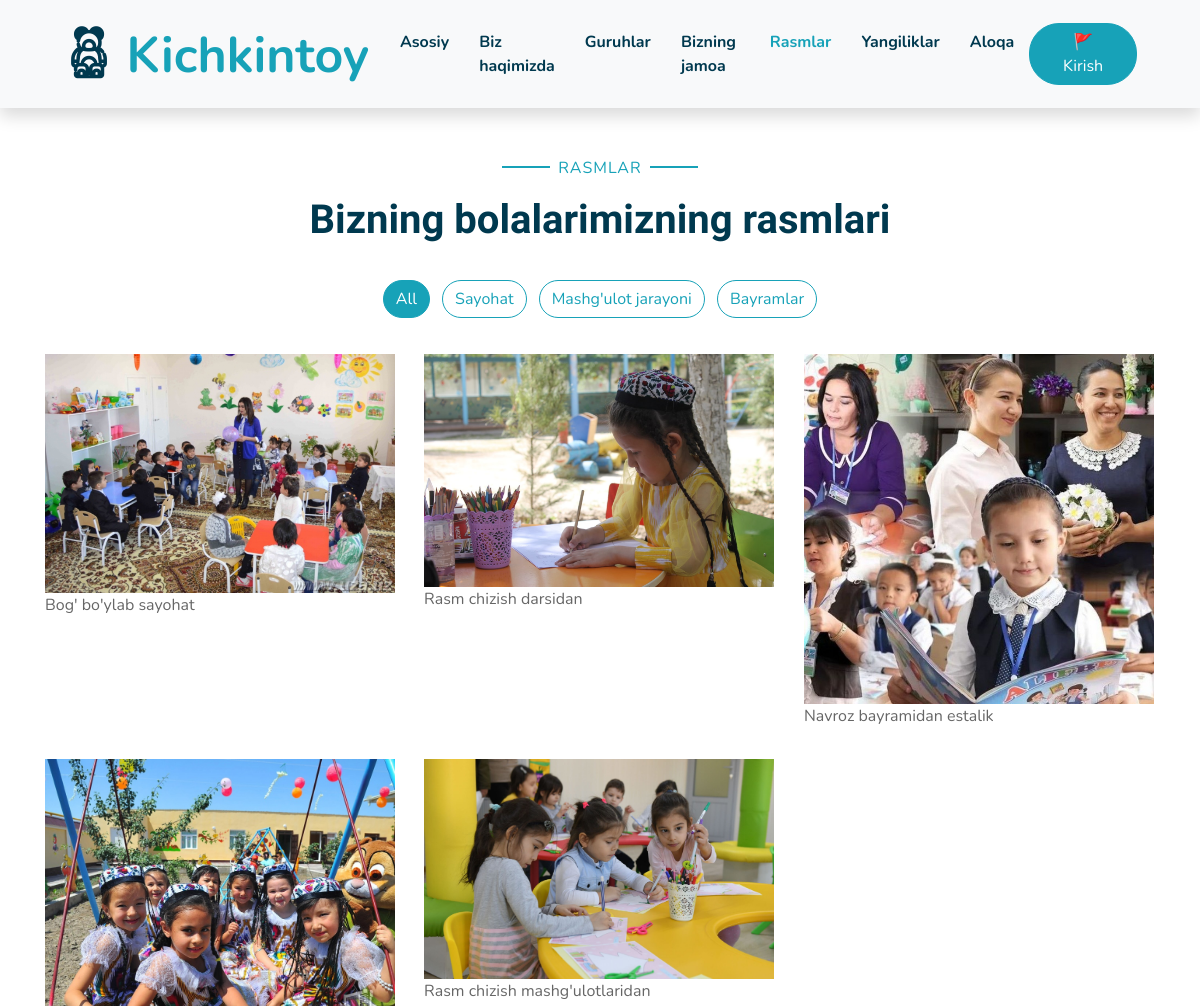
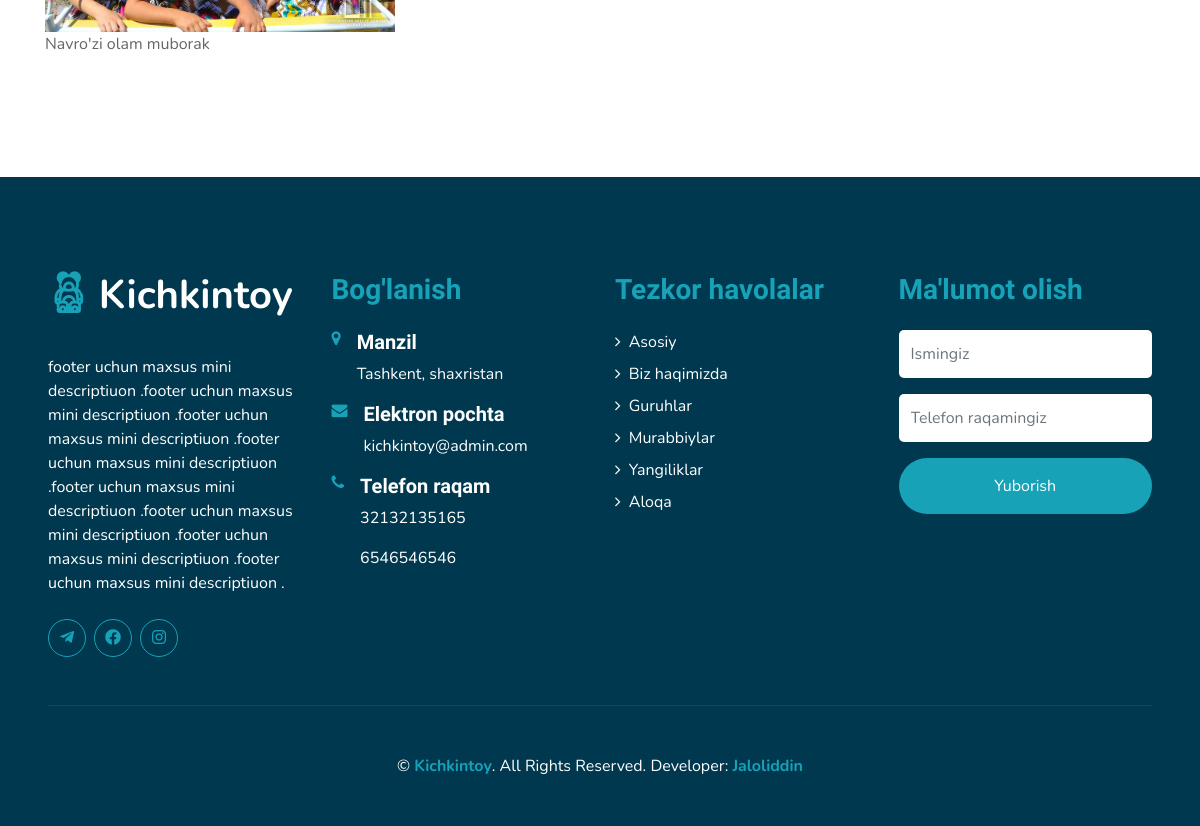
Page /galery/ on the committed database (2 pictures, top to bottom).
### kichkintoy/models.py (models this page shows, shortened)
class Photo_categories(models.Model):
    class Meta:
        verbose_name = "Photo_category"
        verbose_name_plural = "Photos_category"
    category = models.CharField(max_length=200, null=True, blank=True)

class Photo(models.Model):
    class Meta:
        verbose_name = "Photo"
        verbose_name_plural = "Photos"
    category = models.ForeignKey('Photo_categories', on_delete=models.CASCADE)
    title = models.CharField(max_length=200, null=True, blank=True)
    photo = models.ImageField(upload_to="photos/gallery/", null=True, blank=True)

class Contacts(models.Model):
    class Meta:
        verbose_name = 'Contact'
        verbose_name_plural = 'Contacts'
    mini_description = RichTextField(null=True, blank=True)
    address = models.CharField(max_length=400, null=True, blank=True)
    email = models.EmailField()
    phone_1 = models.CharField(max_length=20, null=True, blank=True)
    phone_2 = models.CharField(max_length=20, null=True, blank=True)
    work_days = models.CharField(max_length=50, null=True, blank=True)
    work_time = models.CharField(max_length=50, null=True, blank=True)
    insta_lik = models.CharField(max_length=400, null=True, blank=True)
    telegram_link = models.CharField(max_length=400, null=True, blank=True)
    facebook_link = models.CharField(max_length=400, null=True, blank=True)

### kichkintoy/views.py (the view)
# urls.py: path('galery/', galery, name="galery"),
def galery(request):
    photos = Photo.objects.all()
    contacts = Contacts.objects.all()[0]
    categories = Photo_categories.objects.all()
    category_filter = request.GET.get('category')
    if category_filter:
        ctg = Photo_categories.objects.get(category=category_filter)
        photos = Photo.objects.filter(category=ctg.pk)
    context = {
        'photos': photos,
        'contacts': contacts,
        'categories': categories,
        'category_filter': category_filter,
    }
    if request.method == 'POST':
        name = request.POST['name']
        phone = request.POST['phone']
        group = "Ma'lumot olish uchun"
        my_model_obj = Booking_grop(
            name=name,
            phone=phone,
            group=group
            )
        my_model_obj.save()
        return redirect('/galery/' )
    else:
        return render(request, 'gallery.html', context)

### templates/gallery.html (shortened to what this page needs)
{% extends 'base.html' %}
{% load static %}
{% block activ_title %}
<a href="{% url 'home' %}" class="nav-item nav-link ">Asosiy</a>
<a href="{% url 'about' %}" class="nav-item nav-link ">Biz haqimizda</a>
<a href="{% url 'class' %}" class="nav-item nav-link ">Guruhlar</a>
<a href="{% url 'team' %}" class="nav-item nav-link ">Bizning jamoa</a>
<a href="{% url 'galery' %}" class="nav-item nav-link active">Rasmlar</a>
<a href="{% url 'article' %}" class="nav-item nav-link " >Yangiliklar</a>
<a href="{% url 'contact' %}" class="nav-item nav-link">Aloqa</a>
{% endblock activ_title %}
{% block content %}
    <div class="container-fluid pt-5 pb-3">
        <div class="container">
            <div class="text-center pb-2">
                <p class="section-title px-5"><span class="px-2">Rasmlar</span></p>
                <h1 class="mb-4">Bizning bolalarimizning rasmlari</h1>
            </div>
            <div class="row">
                <div class="col-12 text-center mb-2">
                    <ul class="list-inline mb-4" id="portfolio-flters">
                        <a href="{% url 'galery' %}">
                            {% if category_filter %}
                                <li class="btn btn-outline-primary m-1 " >
                                All
                            </li>
                            {% else %}
                            <li class="btn btn-outline-primary m-1 active" >
                                All
                            </li>
                            {% endif %}
                        </a>
                        {% for category in categories %}
                            <a href="?category={{ category.category }}">
                                {% if category_filter == category.category %}
                                <li class="btn btn-outline-primary m-1 active" > {{ category.category }}</li>
                                {% else %}
                                <li class="btn btn-outline-primary m-1 " > {{ category.category }}</li>
                                {% endif %}
                            </a>
                        {% endfor %}
                    </ul>
                </div>
            </div>
            <div class="row portfolio-container">
              {% for photo in photos %}
                <div class="col-lg-4 col-md-6 mb-4 portfolio-item" >
                    <div class="position-relative overflow-hidden mb-2">
                        <img class="img-fluid w-100" src="{{ photo.photo.url }}" alt="{{ photo.title }}">
                    {{ photo.title }}
                    </div>
                </div>
                {% endfor %}
            </div>
        </div>
    </div>
<br>
    {% endblock content %}

### templates/details/footer.html
{% load static %}
    <div class="container-fluid bg-secondary text-white mt-5 py-5 px-sm-3 px-md-5">
        <div class="row pt-5">
            <div class="col-lg-3 col-md-6 mb-5">
                <a href="" class="navbar-brand font-weight-bold text-primary m-0 mb-4 p-0" style="font-size: 40px; line-height: 40px;">
                    <i class="flaticon-043-teddy-bear"></i>
                    <span class="text-white">Kichkintoy</span>
                </a>
                <p>{{ contacts.mini_description|safe }}</p>
                <div class="d-flex justify-content-start mt-4">
                    <a class="btn btn-outline-primary rounded-circle text-center mr-2 px-0"
                        style="width: 38px; height: 38px;" href="#"><i class="fab fa-telegram-plane"></i></a>
                    <a class="btn btn-outline-primary rounded-circle text-center mr-2 px-0"
                        style="width: 38px; height: 38px;" href="#"><i class="fab fa-facebook"></i></a>
                    <a class="btn btn-outline-primary rounded-circle text-center mr-2 px-0"
                        style="width: 38px; height: 38px;" href="#"><i class="fab fa-instagram"></i></a>
                </div>
            </div>
            <div class="col-lg-3 col-md-6 mb-5">
                <h3 class="text-primary mb-4">Bog'lanish</h3>
                <div class="d-flex">
                    <h4 class="fa fa-map-marker text-primary"></h4>
                    <div class="pl-3">
                        <h5 class="text-white">Manzil</h5>
                        <p>{{ contacts.address }}</p>
                    </div>
                </div>
                <div class="d-flex">
                    <h4 class="fa fa-envelope text-primary"></h4>
                    <div class="pl-3">
                        <h5 class="text-white">Elektron pochta</h5>
                        <p>{{ contacts.email }}</p>
                    </div>
                </div>
                <div class="d-flex">
                    <h4 class="fa fa-phone text-primary"></h4>
                    <div class="pl-3">
                        <h5 class="text-white">Telefon raqam</h5>
                        <p>{{ contacts.phone_1 }}</p>
                        <p>{{ contacts.phone_2 }}</p>
                    </div>
                </div>
            </div>
            <div class="col-lg-3 col-md-6 mb-5">
                <h3 class="text-primary mb-4">Tezkor havolalar</h3>
                <div class="d-flex flex-column justify-content-start">
                    <a class="text-white mb-2" href="{% url 'home' %}"><i class="fa fa-angle-right mr-2"></i>Asosiy</a>
                    <a class="text-white mb-2" href="{% url 'about' %}"><i class="fa fa-angle-right mr-2"></i>Biz haqimizda</a>
                    <a class="text-white mb-2" href="{% url 'class' %}"><i class="fa fa-angle-right mr-2"></i>Guruhlar</a>
                    <a class="text-white mb-2" href="{% url 'team' %}"><i class="fa fa-angle-right mr-2"></i>Murabbiylar</a>
                    <a class="text-white mb-2" href="{% url 'article' %}"><i class="fa fa-angle-right mr-2"></i>Yangiliklar</a>
                    <a class="text-white" href="{% url 'contact' %}"><i class="fa fa-angle-right mr-2"></i>Aloqa</a>
                </div>
            </div>
            <div class="col-lg-3 col-md-6 mb-5">
                <h3 class="text-primary mb-4">Ma'lumot olish</h3>
                <form method="POST">{% csrf_token %}
                    <div class="form-group">
                        <input type="text" class="form-control border-0 py-4" placeholder="Ismingiz" required="required" name="name" />
                    </div>
                    <div class="form-group">
                        <input type="text" class="form-control border-0 py-4" placeholder="Telefon raqamingiz"
                            required="required" name="phone" />
                    </div>
                    <div>
                        <button class="btn btn-primary btn-block border-0 py-3" type="submit">Yuborish</button>
                    </div>
                </form>
            </div>
        </div>
        <div class="container-fluid pt-5" style="border-top: 1px solid rgba(23, 162, 184, .2);;">
            <p class="m-0 text-center text-white">
                &copy; <a class="text-primary font-weight-bold" href="{% url 'home' %}">Kichkintoy</a>. All Rights Reserved.
				Developer:  <a class="text-primary font-weight-bold" href="https://t.me/Jaloliddin_Mamatmusayev">Jaloliddin</a>
            </p>
        </div>
    </div>

### rows in the picture
Photo_categories: category "Sayohat"
Photo_categories: category "Mashg'ulot jarayoni"
Photo_categories: category "Bayramlar"
Photo: photo (picture), title "Bog' bo'ylab sayohat"
Photo: photo (picture), title "Rasm chizish darsidan"
Photo: photo (picture), title "Navroz bayramidan estalik"
Photo: photo (picture), title "Navro'zi olam muborak"
Photo: photo (picture), title "Rasm chizish mashg'ulotlaridan"
Contacts: mini_description "footer uchun maxsus mini descriptiuon .footer uchun maxsus mini descriptiuon .footer uchun maxsus mini descriptiuon .footer uchun maxsus mini descriptiuon .footer uchun maxsus mini descriptiuon .footer uchun maxsus mini descriptiuon .footer uchun maxsus mini descriptiuon .footer uchun maxsus mini descriptiuon .", address "Tashkent, shaxristan", email "kichkintoy@admin.com", phone_1 "32132135165", phone_2 "6546546546"
